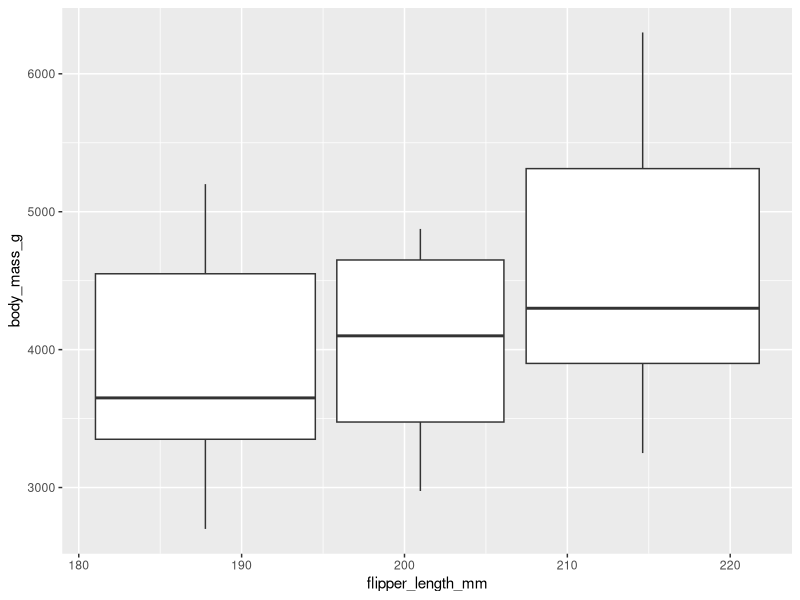

Here is the R script that generated this plot:
library(tidyverse)

data <- palmerpenguins::penguins

ggplot(data = data) +
  geom_boxplot(aes(x = flipper_length_mm, y = body_mass_g, group = sex))
